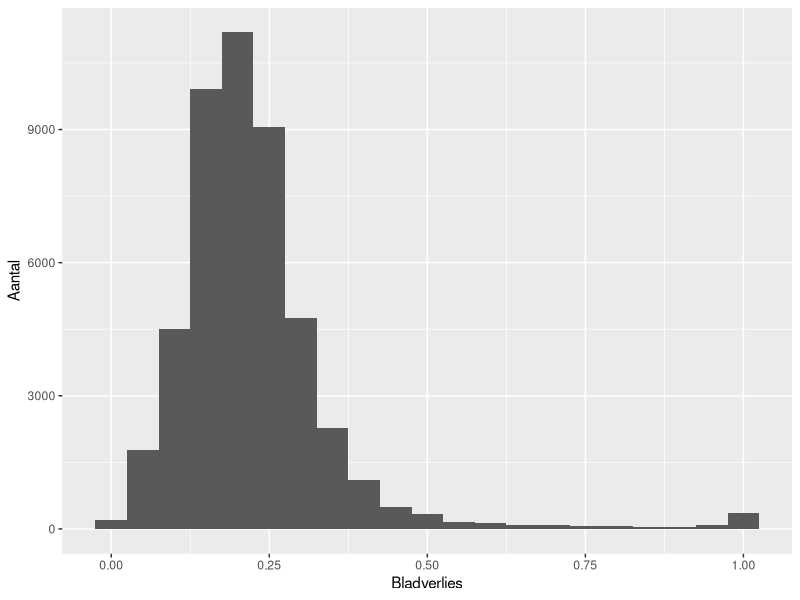
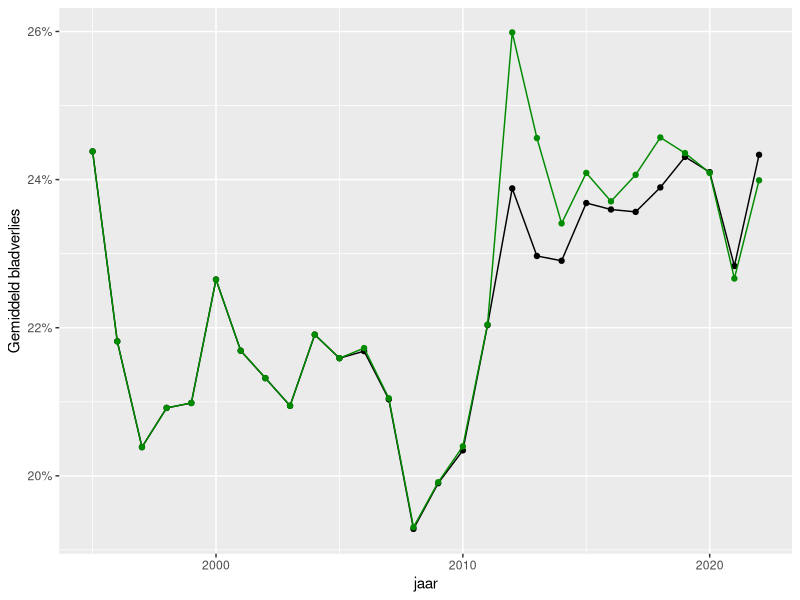
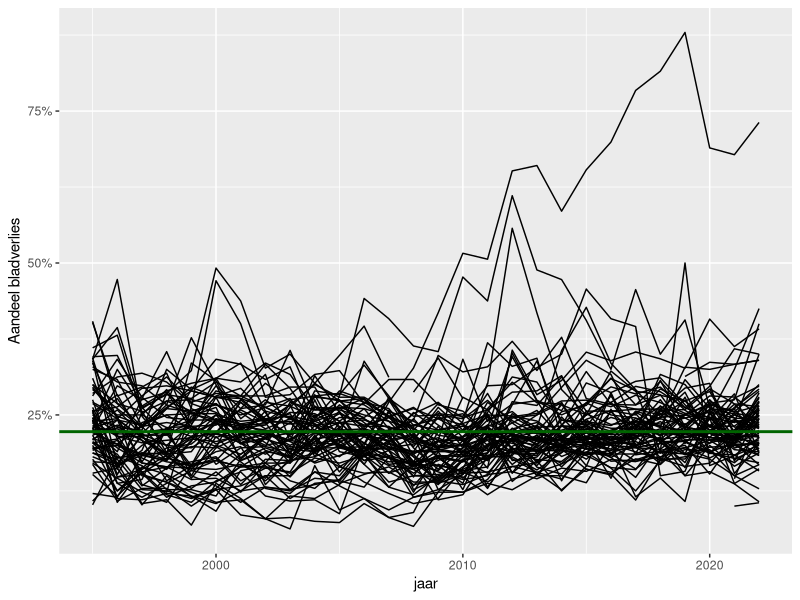
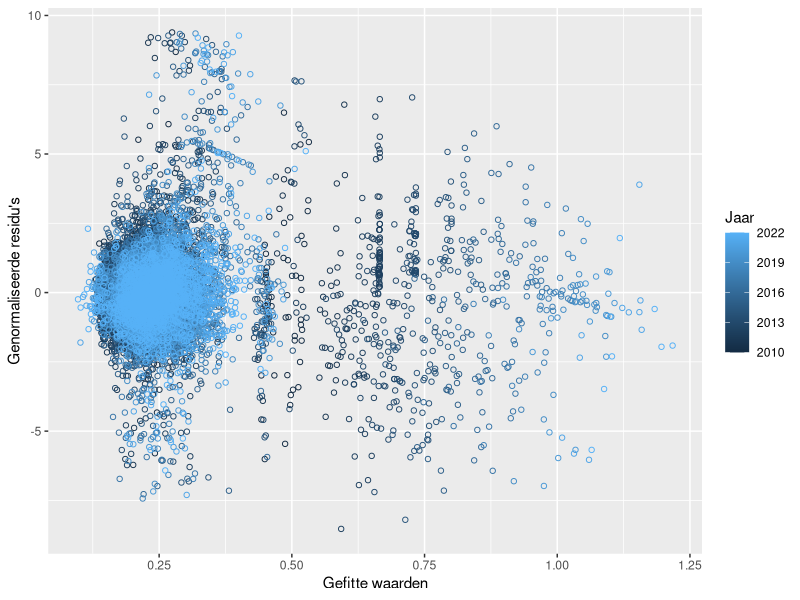
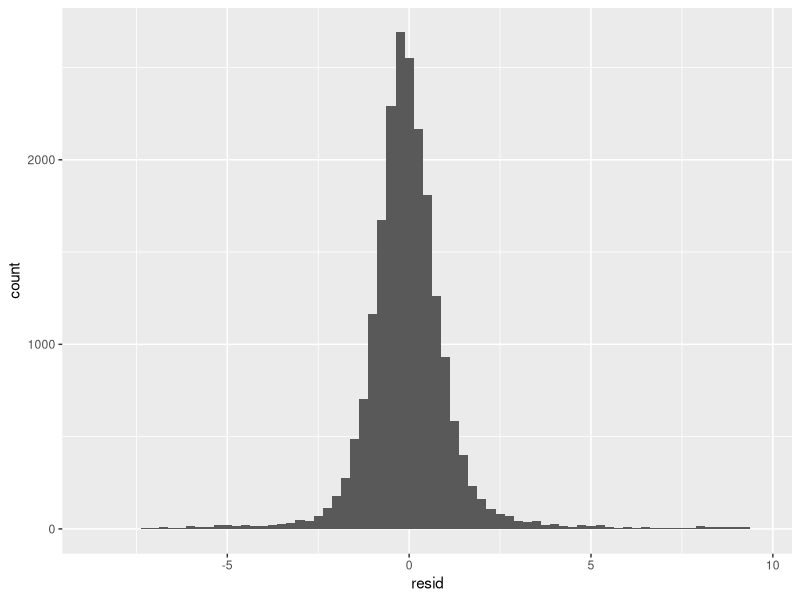
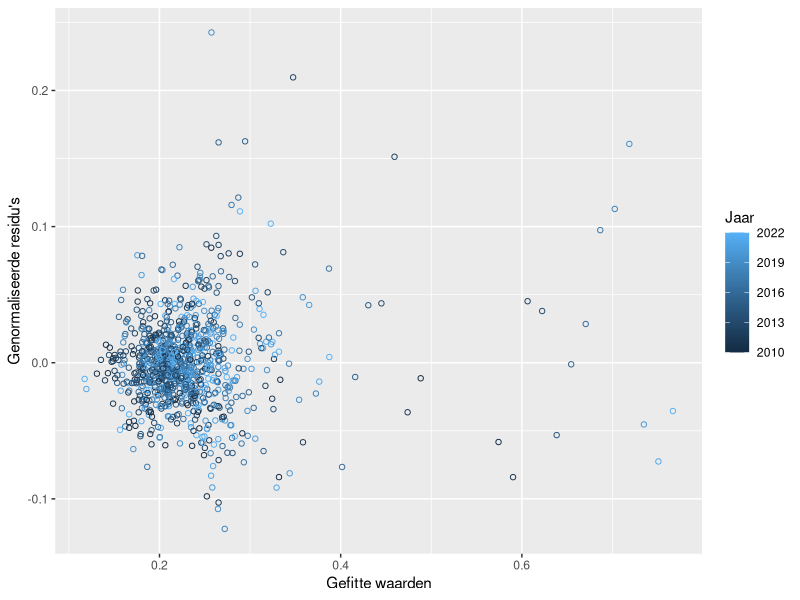
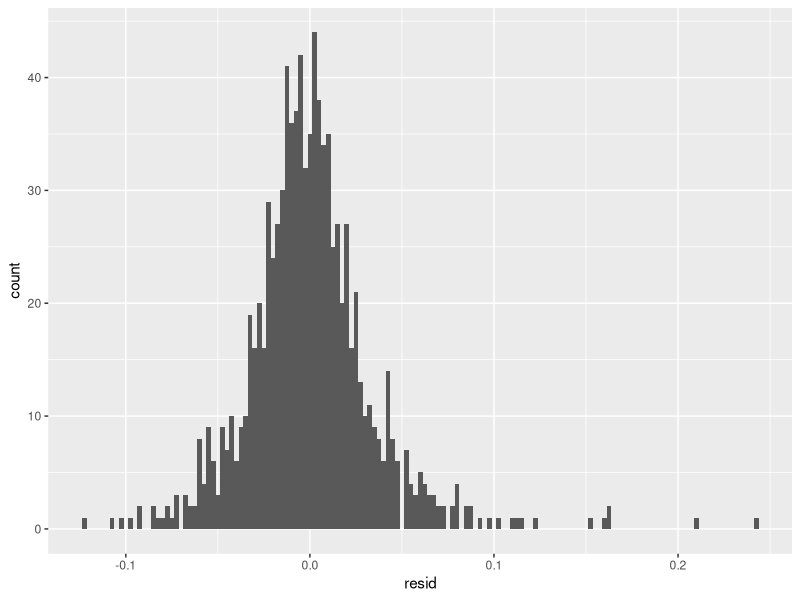
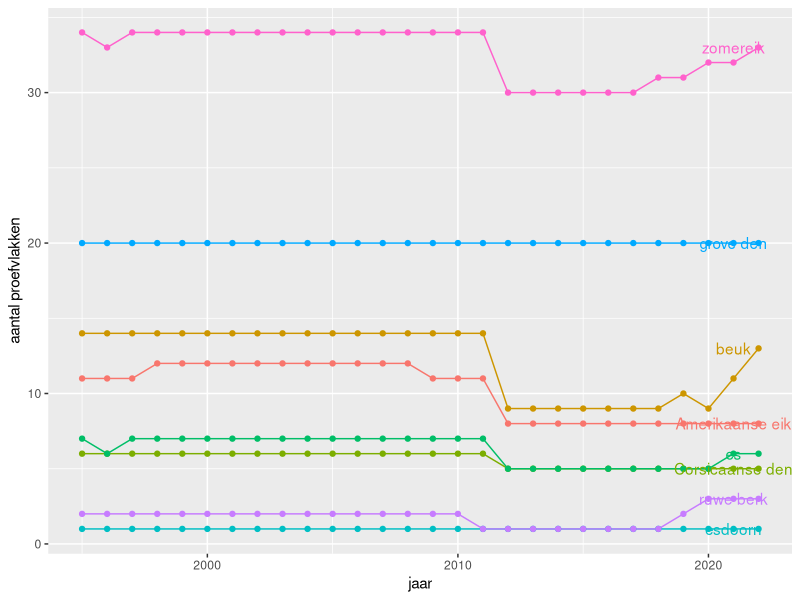

Write R code to recreate these figures, in order. (Note: this script raises an error after producing the figures.)
## ---- chunk 1
library(tidyverse)
library(nlme)
library(lme4)
df_trees <- read_csv2("data/inputdata.csv") %>% 
  filter(!is.na(nnv),
         jaar >= 1995) %>% 
  mutate(jaarC = jaar - 2000, 
         prbo = paste(plot, tree, sep = "."))

df_plots <- df_trees %>% 
  group_by(plot, jaar) %>% 
  summarize(n_trees = n(), 
            sd_tree = sd(nnv),
            nnv =  mean(nnv), 
            se_resid = sd_tree / sqrt(n()),
            se_resid = ifelse(is.na(se_resid), se_resid, 0),
            .groups = "drop") %>% 
  filter(jaar >= 1995) %>% 
  mutate(plot = as.factor(plot),
         jaarC = jaar - 2000) %>% 
  na.omit()


ggplot(df_trees, aes(x = nnv)) + geom_histogram(binwidth = 0.05) + 
  xlab("Bladverlies") + ylab("Aantal")

## ---- chunk 2
  tr_plot <- df_plots %>% group_by(jaar) %>% 
    summarise(mean_nnv = mean(nnv), .groups = "drop")
  tr_tree <- df_trees %>% group_by(jaar) %>% 
    summarise(mean_nnv = mean(nnv), .groups = "drop")
  ggplot(data = tr_plot, aes(x = jaar, y = mean_nnv)) + 
    geom_point() + geom_line() + 
    geom_point(data = tr_tree, color = "green4") + 
    geom_line(data = tr_tree, color = "green4") +
    scale_y_continuous(labels = scales::percent) +
    ylab("Gemiddeld bladverlies")
## ---- chunk 3

ggplot(df_plots, aes(x = jaar, y = nnv, groups = plot)) + 
  geom_line() + 
  geom_hline(yintercept = mean(df_plots$nnv), color = "darkgreen", linewidth = 1) +
  theme(legend.position = "none") +
  scale_y_continuous(labels = scales::percent) +
  ylab("Aandeel bladverlies")

## ---- chunk 4
library(nlme)
base_lme <- lme(nnv ~ jaarC, 
                random = ~ 1 + jaarC|plot/tree, 
                #correlation = corExp(form = ~jaar|plot/tree, nugget = TRUE),
                correlation = corExp(value = c(7, 0.14), nugget = TRUE, fixed = TRUE),
                data = df_trees %>% filter(jaar >= 2010), 
                control = lmeControl(maxiter = 100, 
                                     tolerance = 1e-4,
                                     opt = "optim",
                                     optimMethod = "L-BFGS-B"))
#summary(base_lme)

plotdata_full <- data.frame(
  fit = fitted(base_lme), 
  resid = resid(base_lme, type = "n"),
  jaar = df_trees %>% filter(jaar >= 2010) %>% pull(jaar))

  ggplot(plotdata_full, aes(x = fit, y = resid, color = jaar)) + 
  geom_point(pch = 1) + labs(x = "Gefitte waarden", 
                             y = "Genormaliseerde residu's", 
                             color = "Jaar")

## ---- chunk 5
    ggplot(plotdata_full, aes(x = resid)) + geom_histogram(binwidth = 0.25)
## ---- chunk 6
library(lme4)
df_trees_agg <- df_trees %>% group_by(plot, jaar, jaarC) %>% 
  summarise(nnv = mean(nnv),
            sdw = sd(nnv) / sqrt(n()), 
            sdw = ifelse(is.na(sdw), 0, sdw))
model <- lmer(nnv ~ jaarC + (jaarC|plot) , 
              data = df_trees_agg %>% filter(jaar >= 2010))
#summary(model)
plotdata_red <- data.frame(
  fit = fitted(model), 
  resid = resid(model, type = "pe"),
  jaar = df_trees_agg %>% filter(jaar >= 2010) %>% pull(jaar))
## ---- chunk 7
  ggplot(plotdata_red, aes(x = fit, y = resid, color = jaar)) + 
  geom_point(pch = 1) + labs(x = "Gefitte waarden", 
                             y = "Genormaliseerde residu's", 
                             color = "Jaar")
## ---- chunk 8
  ggplot(plotdata_red, aes(x = resid)) + geom_histogram(binwidth = 0.0025)
## ---- chunk 9

voorkomen_soorten <- df_trees %>% 
  group_by(jaar, soort ) %>% 
  summarize(aantal = n()) %>% 
  arrange(jaar, desc(aantal))

voorkomen_tabel <- voorkomen_soorten %>% 
  pivot_wider(id_cols = jaar, names_from = soort, values_from = aantal) 


voorkomen_per_plot <- df_trees %>% 
  group_by(jaar, plot, soort) %>% 
  summarize(aantal = n(), .groups = "drop") %>% 
  mutate(three_or_more = aantal >= 3)

voorkomen_aantal_plots <- voorkomen_per_plot %>% 
  filter(aantal >= 3) %>% 
  group_by(jaar, soort) %>% 
  summarise(aantal_plots = n())


ggplot(voorkomen_aantal_plots %>% 
         filter(soort %in% c("Amerikaanse eik", "beuk", "Corsicaanse den", "es",
                             "esdoorn", "grove den", "ruwe berk", "zomereik")) , 
                aes(x = jaar, y = aantal_plots, color = soort)) +
  geom_line() + geom_point() + ylab("aantal proefvlakken") +
  geom_text(
    aes(x = 2022, label = soort),
    data = voorkomen_aantal_plots %>% 
      filter(soort %in% c("Amerikaanse eik", "beuk", "Corsicaanse den", "es",
                          "esdoorn", "grove den", "ruwe berk", "zomereik"),
             jaar == 2022), nudge_x = -1) +
  theme(legend.position = "none")
## ---- chunk 10

startjaren <- 1995:2010 
modellen <- simr_params <-  NULL
for (startjaar in startjaren) {
  jaren <- startjaar:(startjaar + 12)
  center <- median(jaren)
  print(startjaar)
  lmerdata <- df_trees_agg %>% filter(jaar %in% startjaar:(startjaar + 12)) %>% 
    mutate(jaarCC = jaar - center)
  model_calc <- 
    lmer(nnv ~ jaarCC + (jaarCC|plot), 
         data = lmerdata)
  
  #aangepast naar op basis van geaggregeerd model
  #sd_tree <- sqrt(VarCorr(model_calc)$prbo[1,1])
  sd_between_plots <- sqrt(VarCorr(model_calc)$plot[1,1])
  sd_trend_between_plots <- sqrt(VarCorr(model_calc)$plot[2,2])
  COV_plot <- VarCorr(model_calc)$plot
  COR_plot <- attr(VarCorr(model_calc)$plot, "correlation")
  correlation <- COR_plot[1,2]
  sd_resid <- attr(VarCorr(model_calc), "sc")
  simr <- list(
    #sd_tree = sd_tree, 
    sd_plot = sd_between_plots,
    sd_trend = sd_trend_between_plots,
    cor_trend_plot = correlation, 
    sd_resid = sd_resid, 
#   COV_tree = VarCorr(model_calc)$prbo,
    COV_plot = VarCorr(model_calc)$PlotNr)
  
  modellen[[startjaar-1994]] <- model_calc
  simr_params[[startjaar-1994]] <- simr
}


#voor een periode van 20 jaar
startjaren20 <- 1995:2002 

modellen <- simr_params20 <-  NULL
for (startjaar in startjaren20) {
  jaren <- startjaar:(startjaar + 20)
  center <- median(jaren)
  print(startjaar)
  lmerdata <- df_trees_agg %>% filter(jaar %in% startjaar:(startjaar + 20)) %>% 
    mutate(jaarCC = jaar - center)
  model_calc <- 
    lmer(nnv ~ jaarCC + (jaarCC|plot), 
         data = lmerdata)
  
  #aangepast naar op basis van geaggregeerd model
  #sd_tree <- sqrt(VarCorr(model_calc)$prbo[1,1])
  sd_between_plots <- sqrt(VarCorr(model_calc)$plot[1,1])
  sd_trend_between_plots <- sqrt(VarCorr(model_calc)$plot[2,2])
  COV_plot <- VarCorr(model_calc)$plot
  COR_plot <- attr(VarCorr(model_calc)$plot, "correlation")
  correlation <- COR_plot[1,2]
  sd_resid <- attr(VarCorr(model_calc), "sc")
  simr <- list(
    #sd_tree = sd_tree, 
    sd_plot = sd_between_plots,
    sd_trend = sd_trend_between_plots,
    cor_trend_plot = correlation, 
    sd_resid = sd_resid, 
#   COV_tree = VarCorr(model_calc)$prbo,
    COV_plot = VarCorr(model_calc)$plot)
  
  modellen[[startjaar-1994]] <- model_calc
  simr_params20[[startjaar-1994]] <- simr
}

## ---- chunk 11
sd_between_plots <- 
  df_plots %>%  
  group_by(jaar) %>% 
  summarise(sd_between_plots = sd(nnv))

sd_bp_avg <- mean(sd_between_plots$sd_between_plots)

ggplot(sd_between_plots, aes(x = sd_between_plots)) + 
  geom_density() + geom_vline(xintercept = sd_bp_avg, color = inbo_palette()[3]) + 
  xlab("standaarddeviatie tussen plots op basis van ruwe data") + ylab("densiteit")

#quantile(sd_between_plots, prob = c(0,0.10,0.25,0.50,0.75,0.90,1))
#mean(sd_between_plots)
#sd(sd_between_plots)
#hist(sd_between_plots)  
## ---- chunk 12

startjaren <- 1995:2010
df_bp <- data.frame(
  startjaar = startjaren, 
  sd_between_plots = sapply(simr_params, function(x) x$sd_plot))

sd_bp_chosen <- 0.07

ggplot(df_bp, aes(x = startjaar, y = sd_between_plots)) + geom_point() +
  ylab("standaarddeviatie tussen plots")

## ---- chunk 13

sd_between_trees <- df_trees %>% 
  group_by(plot, tree, jaar) %>% 
    summarise(sd_between_trees = mean(nnv))

sd_bt_avg <- mean(sd_between_trees$sd_between_trees)

ggplot(sd_between_trees, aes(x = sd_between_trees)) + 
  geom_histogram(binwidth = 0.05) + 
  geom_vline(xintercept = sd_bt_avg, color = inbo_palette()[3]) + 
  xlab("standaarddeviatie over bomen in een plot") + ylab("aantal")

## ---- chunk 14
df_bt <- data.frame(
  startjaar = startjaren, 
  sd_between_trees = sapply(simr_params, function(x) x$sd_resid))

sd_bt_chosen <- 0.036 * sqrt(24) 
sd_bt_chosen <- 0.175

ggplot(df_bt, aes(x = startjaar, y = sd_between_trees)) + geom_point() + 
  ylab("standaarddeviatie over bomen in een plot")

## ---- chunk 15

sd_trend <- data.frame(
  periode = "over 12 jaar",
  startjaar = startjaren, 
  sd_trend = sapply(simr_params, function(x) x$sd_trend))

sd_trend_chosen <- 0.0065


sd_trend20 <- data.frame(
  periode = "over 20 jaar",
  startjaar = startjaren20,
  sd_trend = sapply(simr_params20, function(x) x$sd_trend))

ggplot(bind_rows(sd_trend, sd_trend20), 
       aes(x = startjaar, y = sd_trend, color = periode)) + geom_point() + 
  ylab("stdev van de hellingen tussen de plots")


## ---- chunk 16
cor_slope <- data.frame(
  startjaar = startjaren, 
  cor_slope = sapply(simr_params, function(x) x$cor_trend_plot))

cor_chosen <- 0.40

ggplot(cor_slope, aes(x = startjaar, y = cor_slope)) + geom_point()
## ---- chunk 17
df2 <- df_trees_agg %>% 
  group_by(plot, jaar) %>% 
  summarise(avg = mean(nnv), .groups = "drop") %>% 
  mutate(avg0 = avg, 
         J0 = jaar, J1 = jaar - 1, J2 = jaar - 2, J3 = jaar - 3,
         J4 = jaar - 4, J5 = jaar - 5, J6 = jaar - 6, J7 = jaar - 7, 
         J8 = jaar - 8, J9 = jaar - 9, J10 = jaar - 10,
         J11 = jaar -11, J12 = jaar - 12)

df2m <- df2 %>% 
  inner_join(df2 %>% select(J1, avg1 = avg, plot),
             by = c("J0" = "J1", "plot")) %>% 
  inner_join(df2 %>% select(J2, avg2 = avg, plot),
             by = c("J0" = "J2", "plot")) %>% 
    inner_join(df2 %>% select(J3, avg3 = avg, plot),
             by = c("J0" = "J3", "plot")) %>% 
    inner_join(df2 %>% select(J4, avg4 = avg, plot),
             by = c("J0" = "J4", "plot")) %>% 
    inner_join(df2 %>% select(J5, avg5 = avg, plot),
             by = c("J0" = "J5", "plot")) %>% 
    inner_join(df2 %>% select(J6, avg6 = avg, plot),
             by = c("J0" = "J6", "plot")) %>% 
    inner_join(df2 %>% select(J7, avg7 = avg, plot),
             by = c("J0" = "J7", "plot")) %>% 
    inner_join(df2 %>% select(J8, avg8 = avg, plot),
             by = c("J0" = "J8", "plot")) %>% 
    inner_join(df2 %>% select(J9, avg9 = avg, plot),
             by = c("J0" = "J9", "plot")) %>% 
    inner_join(df2 %>% select(J10, avg10 = avg, plot),
             by = c("J0" = "J10", "plot")) %>% 
    inner_join(df2 %>% select(J11, avg11 = avg, plot),
             by = c("J0" = "J11", "plot")) %>% 
    inner_join(df2 %>% select(J12, avg12 = avg, plot),
             by = c("J0" = "J12", "plot"))

y2ydev <- c(sd(df2m$avg0 - df2m$avg1), 
            sd(df2m$avg1 - df2m$avg2), 
            sd(df2m$avg2 - df2m$avg3),
            sd(df2m$avg3 - df2m$avg4), 
            sd(df2m$avg4 - df2m$avg5),
            sd(df2m$avg5 - df2m$avg6), 
            sd(df2m$avg6 - df2m$avg7),
            sd(df2m$avg7 - df2m$avg8),
            sd(df2m$avg8 - df2m$avg9), 
            sd(df2m$avg9 - df2m$avg10),
            sd(df2m$avg10 - df2m$avg11), 
            sd(df2m$avg11 - df2m$avg12))
#mean(y2ydev)
#sd(y2ydev)

get_cor_per_lag <- function(cormat, lag = 1, return_vec = TRUE) {
  rv <- NULL
  for (l in lag) {
    #cat("lag is:", l, "\n")
    xpos <- 1:(nrow(cormat) - l)
    ypos <- xpos + l
    #print(xpos)
    #print(ypos)
    for(i in xpos) {
      rv <-  bind_rows(rv,  data.frame(lag = l, cor = cormat[xpos[i], ypos[i]]))     
    }    
  }
  rv
}
            
cormat <- cor(df2m[c("avg0", "avg1", "avg2", "avg3", "avg4", "avg5", "avg6",
                     "avg7", "avg8", "avg9", "avg10", "avg11", "avg12")])

lags <- 1:12 #best fit met 1:12 en corstruct_exp
corrs <- get_cor_per_lag(cormat, lag = lags)
corrs2 <- corrs %>% group_by(lag) %>% summarize(cor = mean(cor))

corstruct_exp <- nls(formula = cor ~ (1-n) * exp(-lag/d), 
                     data = corrs, 
                     start = list(n = 0.2, d = 7))

preds <- data.frame(lag = lags, 
                    fit1 = predict(corstruct_exp, 
                                   newdata = data.frame(lag = lags)))

ggplot(corrs, aes(x = lag, y = cor)) + geom_point() + 
  geom_line(data = preds, aes(y = fit1))


## ---- chunk 18
# soorten_behouden <- ieder_jaar_5_plots %>% 
#   filter(min_aantal_plots >= 5) %>% 
#   pull(soort)
# 
# sd_all <- df_trees %>% 
#   group_by(jaar, plot) %>% 
#   summarise(Soort = "allemaal", sds = sd(nnv))
# summary(sd_all$sds)
# 
# sd_spec <- df_trees %>% 
#   filter(soort %in% soorten_behouden) %>% 
#   group_by(jaar, soort, plot) %>% 
#   summarise(sds = sd(nnv))
# 
# sds <- bind_rows(sd_all, sd_spec)

# knitr::kable(ieder_jaar_5_plots)
# ggplot(sds, aes(x = sds)) + geom_histogram() + 
#   geom_vline(data = sds %>% 
#                group_by(soort) %>% 
#                summarise(median = median(sds, na.rm = TRUE)), 
#              aes(xintercept = median), color = "red") +
#   facet_wrap(~soort, ncol = 1, scales = "free_y")

